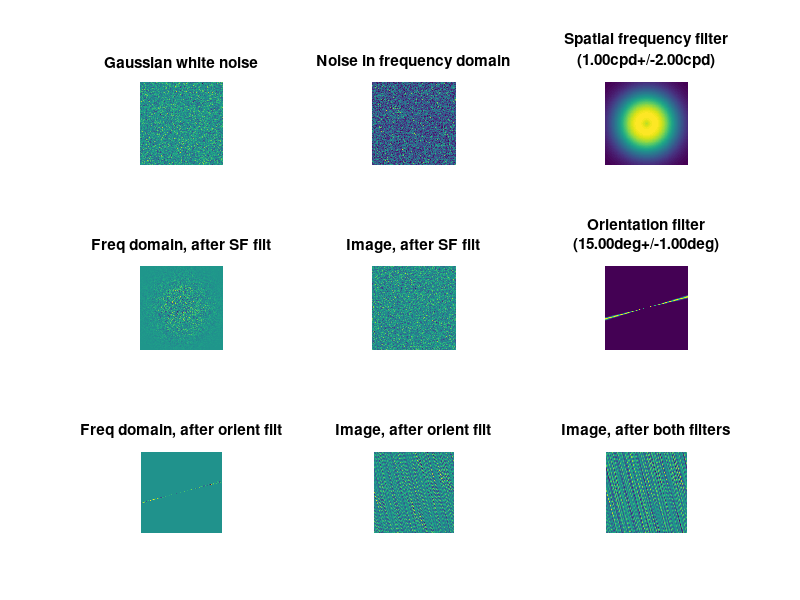
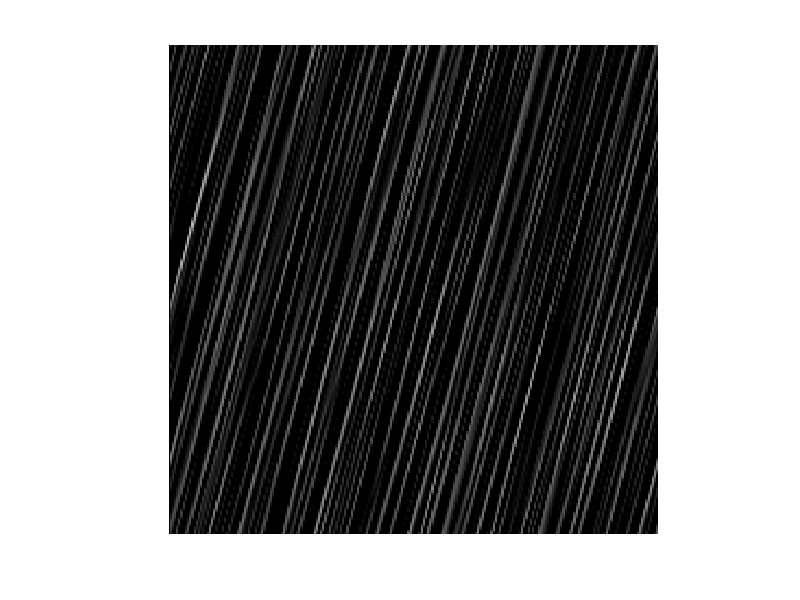

The MATLAB source for these figures, in order:
% make some filtered noise images with varying spatial frequency and orientation content

%% Set up parameters here

clear
close all;

nIms = 1;

% freq in cycles per degree 
freq_mean_cpd = 1;
freq_sd_cpd = 2;

orient_mean = 15;
orient_sd = 1;

size_pix = [224,224];

%% more useful parameters here, relating spatial frequency from degrees to pixels

ppd = 10;
samp_rate_deg = ppd;   % samples per DEGREE here, instead of sec
size_deg = size_pix/ppd;
d_deg = 1/samp_rate_deg;

mean_period_pixels = ppd/freq_mean_cpd;
% spat_axis_deg = d_deg:d_deg:size_deg(1);
% spat_axis_pix = spat_axis_deg*ppd;

%% loop over images 

for nn=1:nIms

    image = randn(size_pix);
    % % % FFT to convert to frequency domain
    [out] = fft2(image);
    image_fft = fftshift(out);

    % get frequency axis
    nframes = size_pix(1);
    nyq = .5*samp_rate_deg;         
    if freq_mean_cpd>nyq
        error('mean freq to filter needs to be < nyquist freq')
    end
    % step size (or resolution) in the frequency domain - depends on sampling rate and length of the signal
    freq_step_cpd = samp_rate_deg/nframes;  
    % x-axis in freq domain, after fftshift
    fax = -nyq:freq_step_cpd:nyq-freq_step_cpd;
    
    %% Plot my FFT image in frequency domain
    figure;
    subplot(3,3,1);hold all;
    imagesc(image);axis equal off
    title('Gaussian white noise')
    subplot(3,3,2);hold all;
    imagesc(abs(image_fft)); axis equal off
    title('Noise in frequency domain')

    %% get ready for filtering
    % first, we're listing the frequencies corresponding to each point in
    % the FFT representation, in grid form
    [ x_freq, y_freq ] = meshgrid(fax,fax);
    x_freq = x_freq(:);y_freq = y_freq(:);
    % converting these into a polar format, where angle is orientation and
    % magnitude is spatial frequency
    [ang_grid,mag_grid] = cart2pol(x_freq,y_freq);
    % adjust the angles so that they go from 0-180 (we don't care about
    % distinguishing 45 vs 135 etc here)
    ang_grid = mod(ang_grid,pi);
    ang_grid = reshape(ang_grid,size(image));
    mag_grid = reshape(mag_grid,size(image));
    %% Make a gaussian SF filter
    tar_mag = normpdf(mag_grid, freq_mean_cpd, freq_sd_cpd);
    subplot(3,3,3);hold all;
    imagesc(tar_mag);
    axis equal off
    title(sprintf('Spatial frequency filter\n(%.2fcpd+/-%.2fcpd)',freq_mean_cpd,freq_sd_cpd));

    %% Filter the image
    image_fft_sf_filt = image_fft.*tar_mag;
  
    %%
    subplot(3,3,4);hold all;
    imagesc(real(image_fft_sf_filt));
    axis equal off
    title('Freq domain, after SF filt')
    
    subplot(3,3,5);hold all;
    imagesc(real(ifft2(fftshift(image_fft_sf_filt))));
    axis equal off
    title('Image, after SF filt')

    %% Make a gaussian orientation filter
    tar_ang = normpdf(ang_grid, orient_mean*pi/180, orient_sd*pi/180);
    subplot(3,3,6);hold all;
    imagesc(tar_ang);
    axis equal off
    title(sprintf('Orientation filter\n(%.2fdeg+/-%.2fdeg)',orient_mean,orient_sd));

    %% Filter the image
    image_fft_ang_filt = image_fft.*tar_ang;
  
    %%
    subplot(3,3,7);hold all;
    imagesc(real(image_fft_ang_filt));
    axis equal off
    title('Freq domain, after orient filt')
    
    subplot(3,3,8);hold all;
    imagesc(real(ifft2(fftshift(image_fft_ang_filt))));
    axis equal off
    title('Image, after orient filt')
    %% Finally, apply both filters
    
    image_fft_both_filt = image_fft.*tar_ang.*tar_mag;
    image_filtered = ifft2(fftshift(image_fft_both_filt));

    subplot(3,3,9);hold all
    imagesc(real(image_filtered));axis equal off
    title('Image, after both filters');

    image = real(image_filtered);
    figure;hold all;
    imshow(image_filtered);
end
